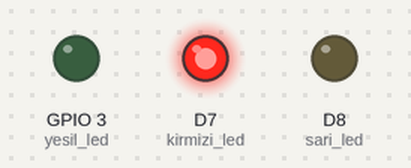
This sketch was run on a simulated ESP8266 (NodeMCU). On the bench: output pins drawn as LEDs (lit = HIGH).

Above: at 2.0 s.
At 4.5 s:
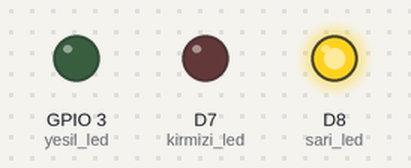
At 7.0 s:
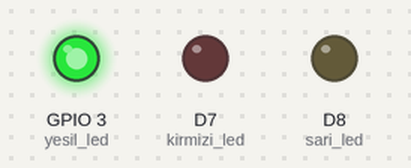
Timing chart, 0 to 13.0 s (numbered marks = the images above):
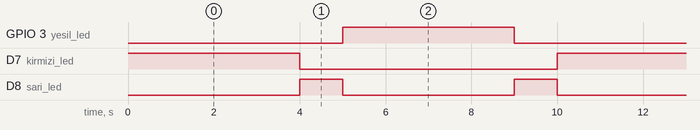

Measured:
- by itself, GPIO 3 (yesil_led), D7 (kirmizi_led): alternates HIGH for 4.0 s and LOW for 6.0 s
- by itself, D8 (sari_led): alternates HIGH for 1.0 s and LOW for 4.0 s
- by itself, everything shown: repeats every 10.0 s, in 4 steps

The sketch:

led_trafik_isiklari.ino
```cpp
#define kirmizi_led D7
#define sari_led D8
#define yesil_led D9


void setup() {

  pinMode(kirmizi_led, OUTPUT);
  pinMode(sari_led, OUTPUT);
  pinMode(yesil_led, OUTPUT);
}

void loop(){

  digitalWrite(kirmizi_led,HIGH);
  digitalWrite(sari_led,LOW);
  digitalWrite(yesil_led,LOW);
  delay(4000);

  digitalWrite(kirmizi_led,LOW);
  digitalWrite(sari_led,HIGH);
  digitalWrite(yesil_led,LOW);
  delay(1000);

  digitalWrite(kirmizi_led,LOW);
  digitalWrite(sari_led,LOW);
  digitalWrite(yesil_led,HIGH);
  delay(4000);

  digitalWrite(kirmizi_led,LOW);
  digitalWrite(sari_led,HIGH);
  digitalWrite(yesil_led,LOW);
  delay(1000);

}
```
